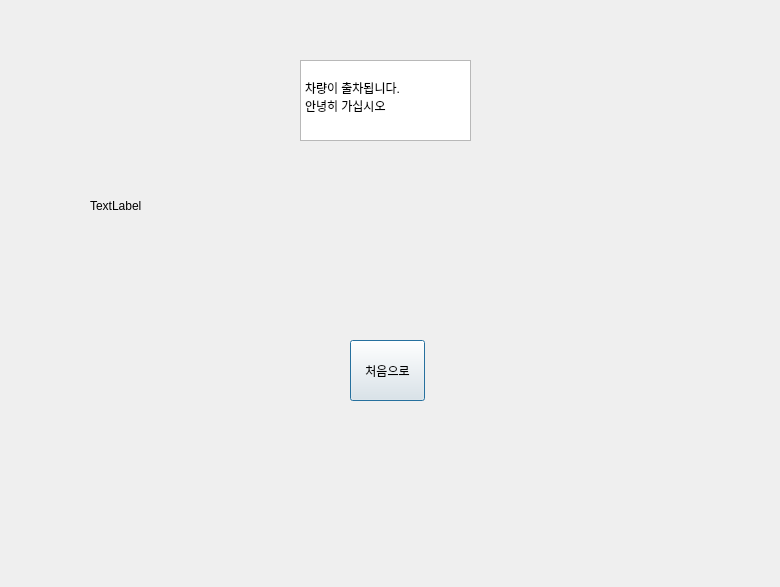
<?xml version="1.0" encoding="UTF-8"?>
<ui version="4.0">
 <class>Dialog</class>
 <widget class="QDialog" name="Dialog">
  <property name="geometry">
   <rect>
    <x>0</x>
    <y>0</y>
    <width>780</width>
    <height>587</height>
   </rect>
  </property>
  <property name="windowTitle">
   <string>Dialog</string>
  </property>
  <widget class="QTextEdit" name="textEdit">
   <property name="geometry">
    <rect>
     <x>300</x>
     <y>60</y>
     <width>171</width>
     <height>81</height>
    </rect>
   </property>
   <property name="html">
    <string>&lt;!DOCTYPE HTML PUBLIC &quot;-//W3C//DTD HTML 4.0//EN&quot; &quot;http://www.w3.org/TR/REC-html40/strict.dtd&quot;&gt;
&lt;html&gt;&lt;head&gt;&lt;meta name=&quot;qrichtext&quot; content=&quot;1&quot; /&gt;&lt;style type=&quot;text/css&quot;&gt;
p, li { white-space: pre-wrap; }
&lt;/style&gt;&lt;/head&gt;&lt;body style=&quot; font-family:'Gulim'; font-size:9pt; font-weight:400; font-style:normal;&quot;&gt;
&lt;p style=&quot;-qt-paragraph-type:empty; margin-top:0px; margin-bottom:0px; margin-left:0px; margin-right:0px; -qt-block-indent:0; text-indent:0px;&quot;&gt;&lt;br /&gt;&lt;/p&gt;
&lt;p style=&quot; margin-top:0px; margin-bottom:0px; margin-left:0px; margin-right:0px; -qt-block-indent:0; text-indent:0px;&quot;&gt;차량이 출차됩니다.&lt;/p&gt;
&lt;p style=&quot; margin-top:0px; margin-bottom:0px; margin-left:0px; margin-right:0px; -qt-block-indent:0; text-indent:0px;&quot;&gt;안녕히 가십시오&lt;/p&gt;&lt;/body&gt;&lt;/html&gt;</string>
   </property>
  </widget>
  <widget class="QPushButton" name="home_pushButton">
   <property name="geometry">
    <rect>
     <x>350</x>
     <y>340</y>
     <width>75</width>
     <height>61</height>
    </rect>
   </property>
   <property name="text">
    <string>처음으로</string>
   </property>
  </widget>
  <widget class="QLabel" name="label">
   <property name="geometry">
    <rect>
     <x>90</x>
     <y>180</y>
     <width>601</width>
     <height>51</height>
    </rect>
   </property>
   <property name="text">
    <string>TextLabel</string>
   </property>
  </widget>
 </widget>
 <resources/>
 <connections/>
</ui>
